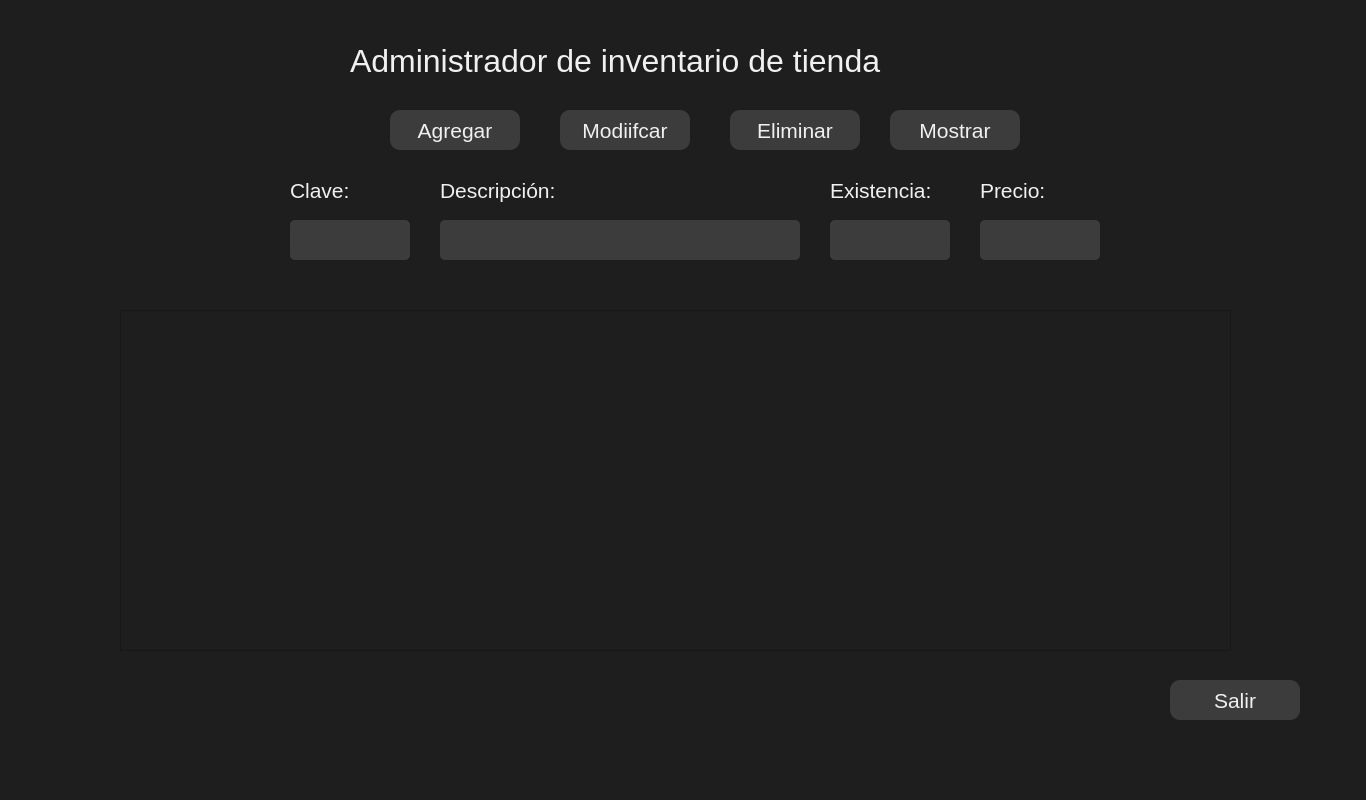
<?xml version="1.0" encoding="UTF-8"?>
<ui version="4.0">
 <class>MainWindow</class>
 <widget class="QMainWindow" name="MainWindow">
  <property name="geometry">
   <rect>
    <x>0</x>
    <y>0</y>
    <width>1366</width>
    <height>800</height>
   </rect>
  </property>
  <property name="windowTitle">
   <string>MainWindow</string>
  </property>
  <property name="styleSheet">
   <string notr="true">background-color: rgb(30, 30, 30);</string>
  </property>
  <widget class="QWidget" name="centralwidget">
   <widget class="QLabel" name="lbl_titulo">
    <property name="geometry">
     <rect>
      <x>350</x>
      <y>30</y>
      <width>681</width>
      <height>61</height>
     </rect>
    </property>
    <property name="font">
     <font>
      <family>Segoe UI</family>
      <pointsize>24</pointsize>
     </font>
    </property>
    <property name="styleSheet">
     <string notr="true">color: rgb(240, 240, 240);</string>
    </property>
    <property name="text">
     <string>Administrador de inventario de tienda</string>
    </property>
    <property name="scaledContents">
     <bool>true</bool>
    </property>
   </widget>
   <widget class="QPushButton" name="btn_agregar">
    <property name="geometry">
     <rect>
      <x>390</x>
      <y>110</y>
      <width>130</width>
      <height>40</height>
     </rect>
    </property>
    <property name="font">
     <font>
      <family>Segoe UI</family>
      <pointsize>16</pointsize>
     </font>
    </property>
    <property name="cursor">
     <cursorShape>PointingHandCursor</cursorShape>
    </property>
    <property name="autoFillBackground">
     <bool>false</bool>
    </property>
    <property name="styleSheet">
     <string notr="true">background-color: rgb(60, 60, 60);
color: rgb(240, 240, 240);
border-radius: 10px;</string>
    </property>
    <property name="text">
     <string>Agregar</string>
    </property>
   </widget>
   <widget class="QLabel" name="lbl_clave">
    <property name="geometry">
     <rect>
      <x>290</x>
      <y>170</y>
      <width>120</width>
      <height>40</height>
     </rect>
    </property>
    <property name="font">
     <font>
      <family>Segoe UI</family>
      <pointsize>16</pointsize>
     </font>
    </property>
    <property name="styleSheet">
     <string notr="true">color: rgb(240, 240, 240);</string>
    </property>
    <property name="text">
     <string>Clave:</string>
    </property>
   </widget>
   <widget class="QLineEdit" name="txt_descripcion">
    <property name="enabled">
     <bool>true</bool>
    </property>
    <property name="geometry">
     <rect>
      <x>440</x>
      <y>220</y>
      <width>360</width>
      <height>40</height>
     </rect>
    </property>
    <property name="font">
     <font>
      <family>Segoe UI</family>
      <pointsize>14</pointsize>
     </font>
    </property>
    <property name="autoFillBackground">
     <bool>false</bool>
    </property>
    <property name="styleSheet">
     <string notr="true">background-color: rgb(60, 60, 60);
color: rgb(240, 240, 240);
border-radius: 5px;</string>
    </property>
    <property name="alignment">
     <set>Qt::AlignLeading|Qt::AlignLeft|Qt::AlignTop</set>
    </property>
   </widget>
   <widget class="QLineEdit" name="txt_clave">
    <property name="enabled">
     <bool>true</bool>
    </property>
    <property name="geometry">
     <rect>
      <x>290</x>
      <y>220</y>
      <width>120</width>
      <height>40</height>
     </rect>
    </property>
    <property name="font">
     <font>
      <family>Segoe UI</family>
      <pointsize>14</pointsize>
     </font>
    </property>
    <property name="autoFillBackground">
     <bool>false</bool>
    </property>
    <property name="styleSheet">
     <string notr="true">background-color: rgb(60, 60, 60);
color: rgb(240, 240, 240);
border-radius: 5px;</string>
    </property>
   </widget>
   <widget class="QLineEdit" name="txt_existencia">
    <property name="enabled">
     <bool>true</bool>
    </property>
    <property name="geometry">
     <rect>
      <x>830</x>
      <y>220</y>
      <width>120</width>
      <height>40</height>
     </rect>
    </property>
    <property name="font">
     <font>
      <family>Segoe UI</family>
      <pointsize>14</pointsize>
     </font>
    </property>
    <property name="autoFillBackground">
     <bool>false</bool>
    </property>
    <property name="styleSheet">
     <string notr="true">background-color: rgb(60, 60, 60);
color: rgb(240, 240, 240);
border-radius: 5px;</string>
    </property>
   </widget>
   <widget class="QLineEdit" name="txt_precio">
    <property name="enabled">
     <bool>true</bool>
    </property>
    <property name="geometry">
     <rect>
      <x>980</x>
      <y>220</y>
      <width>120</width>
      <height>40</height>
     </rect>
    </property>
    <property name="font">
     <font>
      <family>Segoe UI</family>
      <pointsize>14</pointsize>
     </font>
    </property>
    <property name="autoFillBackground">
     <bool>false</bool>
    </property>
    <property name="styleSheet">
     <string notr="true">background-color: rgb(60, 60, 60);
color: rgb(240, 240, 240);
border-radius: 5px;</string>
    </property>
   </widget>
   <widget class="QLabel" name="lbl_descripcion">
    <property name="geometry">
     <rect>
      <x>440</x>
      <y>170</y>
      <width>161</width>
      <height>40</height>
     </rect>
    </property>
    <property name="font">
     <font>
      <family>Segoe UI</family>
      <pointsize>16</pointsize>
     </font>
    </property>
    <property name="styleSheet">
     <string notr="true">color: rgb(240, 240, 240);</string>
    </property>
    <property name="text">
     <string>Descripción:</string>
    </property>
   </widget>
   <widget class="QLabel" name="lbl_existencia">
    <property name="geometry">
     <rect>
      <x>830</x>
      <y>170</y>
      <width>120</width>
      <height>40</height>
     </rect>
    </property>
    <property name="font">
     <font>
      <family>Segoe UI</family>
      <pointsize>16</pointsize>
     </font>
    </property>
    <property name="styleSheet">
     <string notr="true">color: rgb(240, 240, 240);</string>
    </property>
    <property name="text">
     <string>Existencia:</string>
    </property>
   </widget>
   <widget class="QLabel" name="lbl_precio">
    <property name="geometry">
     <rect>
      <x>980</x>
      <y>170</y>
      <width>120</width>
      <height>40</height>
     </rect>
    </property>
    <property name="font">
     <font>
      <family>Segoe UI</family>
      <pointsize>16</pointsize>
     </font>
    </property>
    <property name="styleSheet">
     <string notr="true">color: rgb(240, 240, 240);</string>
    </property>
    <property name="text">
     <string>Precio:</string>
    </property>
   </widget>
   <widget class="QPushButton" name="btn_modificar">
    <property name="geometry">
     <rect>
      <x>560</x>
      <y>110</y>
      <width>130</width>
      <height>40</height>
     </rect>
    </property>
    <property name="font">
     <font>
      <family>Segoe UI</family>
      <pointsize>16</pointsize>
     </font>
    </property>
    <property name="cursor">
     <cursorShape>PointingHandCursor</cursorShape>
    </property>
    <property name="autoFillBackground">
     <bool>false</bool>
    </property>
    <property name="styleSheet">
     <string notr="true">background-color: rgb(60, 60, 60);
color: rgb(240, 240, 240);
border-radius: 10px;</string>
    </property>
    <property name="text">
     <string>Modiifcar</string>
    </property>
   </widget>
   <widget class="QPushButton" name="btn_eliminar">
    <property name="geometry">
     <rect>
      <x>730</x>
      <y>110</y>
      <width>130</width>
      <height>40</height>
     </rect>
    </property>
    <property name="font">
     <font>
      <family>Segoe UI</family>
      <pointsize>16</pointsize>
     </font>
    </property>
    <property name="cursor">
     <cursorShape>PointingHandCursor</cursorShape>
    </property>
    <property name="autoFillBackground">
     <bool>false</bool>
    </property>
    <property name="styleSheet">
     <string notr="true">background-color: rgb(60, 60, 60);
color: rgb(240, 240, 240);
border-radius: 10px;</string>
    </property>
    <property name="text">
     <string>Eliminar</string>
    </property>
   </widget>
   <widget class="QPushButton" name="btn_mostrar">
    <property name="geometry">
     <rect>
      <x>890</x>
      <y>110</y>
      <width>130</width>
      <height>40</height>
     </rect>
    </property>
    <property name="font">
     <font>
      <family>Segoe UI</family>
      <pointsize>16</pointsize>
     </font>
    </property>
    <property name="cursor">
     <cursorShape>PointingHandCursor</cursorShape>
    </property>
    <property name="autoFillBackground">
     <bool>false</bool>
    </property>
    <property name="styleSheet">
     <string notr="true">background-color: rgb(60, 60, 60);
color: rgb(240, 240, 240);
border-radius: 10px;</string>
    </property>
    <property name="text">
     <string>Mostrar</string>
    </property>
   </widget>
   <widget class="QTableWidget" name="tableWidget">
    <property name="geometry">
     <rect>
      <x>120</x>
      <y>310</y>
      <width>1111</width>
      <height>341</height>
     </rect>
    </property>
   </widget>
   <widget class="QPushButton" name="btn_salir">
    <property name="geometry">
     <rect>
      <x>1170</x>
      <y>680</y>
      <width>130</width>
      <height>40</height>
     </rect>
    </property>
    <property name="font">
     <font>
      <family>Segoe UI</family>
      <pointsize>16</pointsize>
     </font>
    </property>
    <property name="cursor">
     <cursorShape>PointingHandCursor</cursorShape>
    </property>
    <property name="autoFillBackground">
     <bool>false</bool>
    </property>
    <property name="styleSheet">
     <string notr="true">background-color: rgb(60, 60, 60);
color: rgb(240, 240, 240);
border-radius: 10px;</string>
    </property>
    <property name="text">
     <string>Salir</string>
    </property>
   </widget>
  </widget>
  <widget class="QMenuBar" name="menubar">
   <property name="geometry">
    <rect>
     <x>0</x>
     <y>0</y>
     <width>1366</width>
     <height>26</height>
    </rect>
   </property>
  </widget>
  <widget class="QStatusBar" name="statusbar"/>
 </widget>
 <resources/>
 <connections/>
</ui>
